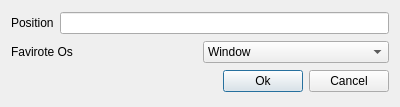
<?xml version="1.0" encoding="UTF-8"?>
<ui version="4.0">
 <class>InfoDialog</class>
 <widget class="QDialog" name="InfoDialog">
  <property name="geometry">
   <rect>
    <x>0</x>
    <y>0</y>
    <width>400</width>
    <height>107</height>
   </rect>
  </property>
  <property name="windowTitle">
   <string>Dialog</string>
  </property>
  <layout class="QVBoxLayout" name="verticalLayout">
   <item>
    <layout class="QHBoxLayout" name="horizontalLayout">
     <item>
      <widget class="QLabel" name="label">
       <property name="text">
        <string>Position</string>
       </property>
      </widget>
     </item>
     <item>
      <widget class="QLineEdit" name="position_line_edit"/>
     </item>
    </layout>
   </item>
   <item>
    <layout class="QHBoxLayout" name="horizontalLayout_2">
     <item>
      <widget class="QLabel" name="label_2">
       <property name="text">
        <string>Favirote Os</string>
       </property>
      </widget>
     </item>
     <item>
      <widget class="QComboBox" name="favorite_os_combo_box">
       <item>
        <property name="text">
         <string>Window</string>
        </property>
       </item>
       <item>
        <property name="text">
         <string>Linux</string>
        </property>
       </item>
       <item>
        <property name="text">
         <string>Mac</string>
        </property>
       </item>
      </widget>
     </item>
    </layout>
   </item>
   <item>
    <layout class="QHBoxLayout" name="horizontalLayout_3">
     <item>
      <spacer name="horizontalSpacer">
       <property name="orientation">
        <enum>Qt::Orientation::Horizontal</enum>
       </property>
       <property name="sizeHint" stdset="0">
        <size>
         <width>40</width>
         <height>20</height>
        </size>
       </property>
      </spacer>
     </item>
     <item>
      <widget class="QPushButton" name="ok_button">
       <property name="text">
        <string>Ok</string>
       </property>
      </widget>
     </item>
     <item>
      <widget class="QPushButton" name="cancel_buton">
       <property name="text">
        <string>Cancel</string>
       </property>
      </widget>
     </item>
    </layout>
   </item>
  </layout>
 </widget>
 <resources/>
 <connections/>
</ui>
